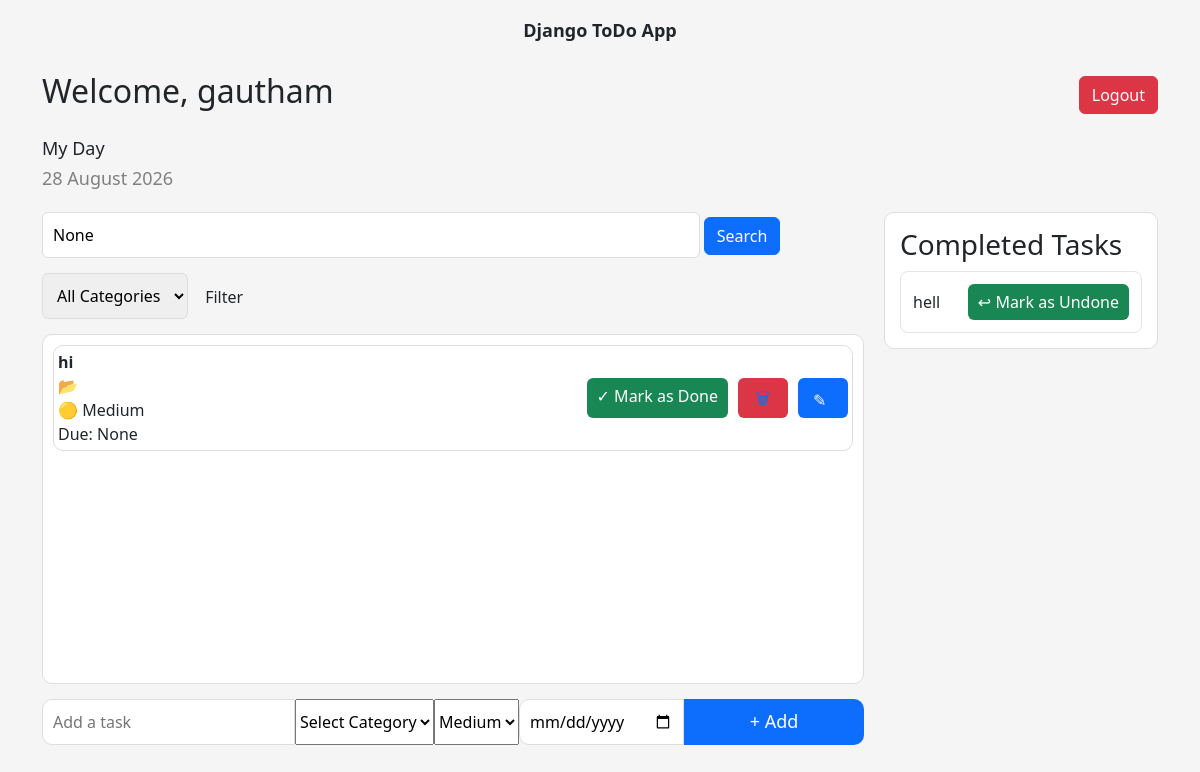
The app's page / (signed in), older data.
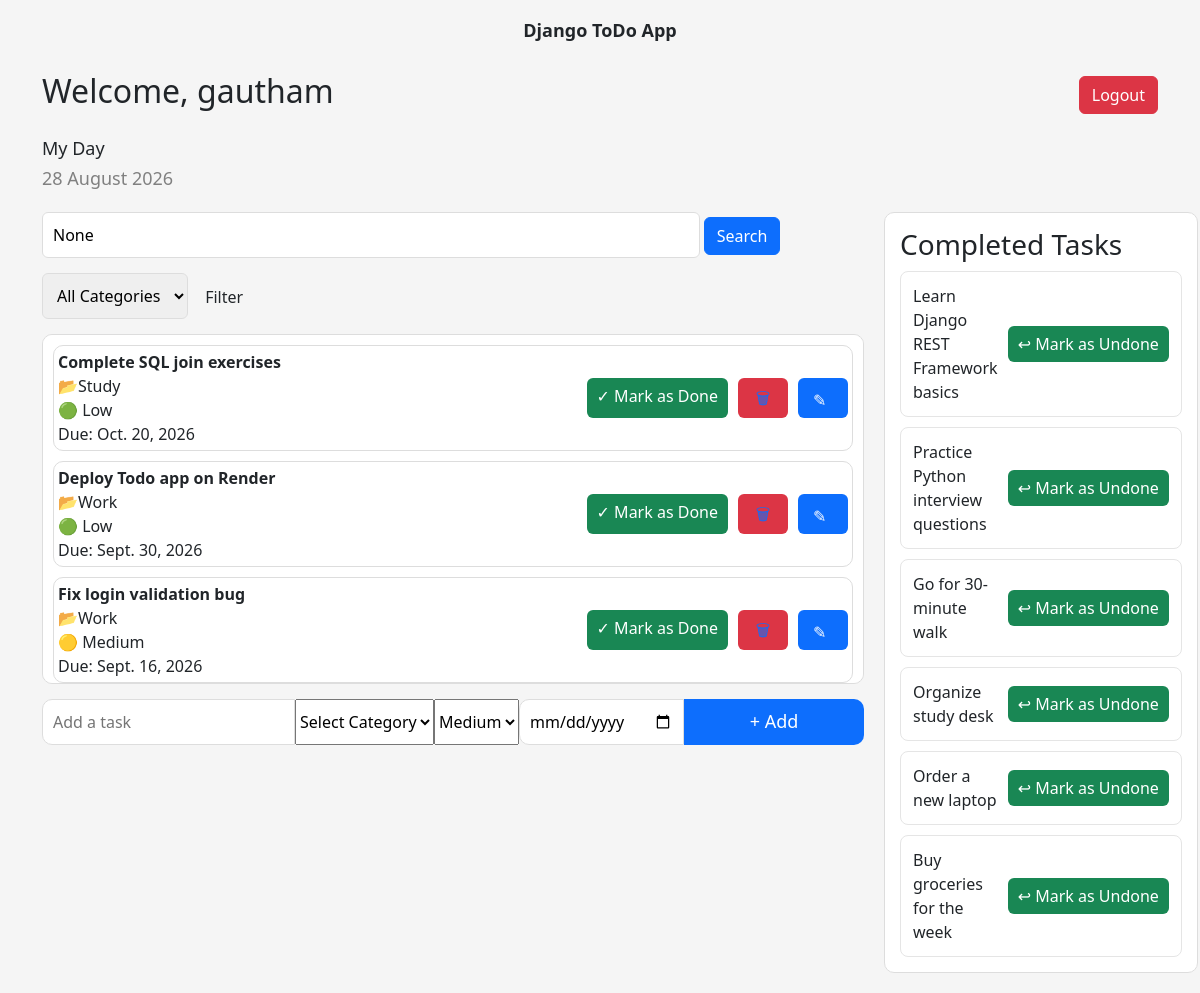
The same page, newer data.
### todo/models.py (models this page shows, shortened)
class Task(models.Model):
    PRIORITY_CHOICES = [
        ('High', 'High'),
        ('Medium', 'Medium'),
        ('Low', 'Low'),
    ]
    user = models.ForeignKey(
        User,
        on_delete=models.CASCADE,
        null=True
    )
    task = models.CharField(max_length=200)
    category = models.ForeignKey(
        Category,
        on_delete=models.SET_NULL,
        null=True,
        blank=True
    )
    priority = models.CharField(
        max_length=10,
        choices=PRIORITY_CHOICES,
        default='Medium'
    )
    due_date = models.DateField(
        null=True,
        blank=True
    )
    is_completed = models.BooleanField(default=False)
    created_at = models.DateTimeField(
        auto_now_add=True
    )
    updated_at = models.DateTimeField(
        auto_now=True
    )

class Category(models.Model):
    name = models.CharField(max_length=100)

### todo_main/views.py (the view)
# urls.py: 2. Add a URL to urlpatterns:  path('', views.home, name='home')
@login_required
def home(request):
    query = request.GET.get('q')
    category = request.GET.get('category')
    tasks = Task.objects.filter(
        user=request.user,
        is_completed=False
    ).order_by('-updated_at')
    completed_tasks = Task.objects.filter(
        user=request.user,
        is_completed=True
    )
    if query:
        tasks = tasks.filter(task__icontains=query)
        completed_tasks = completed_tasks.filter(
            task__icontains=query
        )
    if category:
        tasks = tasks.filter(category_id=category)
        completed_tasks = completed_tasks.filter(
            category_id=category
        )
    categories = Category.objects.all()
    context = {
        'tasks': tasks,
        'completed_tasks': completed_tasks,
        'categories': categories,
        'query': query,
    }
    return render(request, 'home.html', context)

### templates/home.html (shortened to what this page needs)
<!DOCTYPE html>
<html lang="en">
<head>
<link href="https://cdn.jsdelivr.net/npm/bootstrap@5.3.3/dist/css/bootstrap.min.css" rel="stylesheet">
</head>
<body>
<div class="container">
    <h1 class="title">Django ToDo App</h1>
<div style="display: flex; justify-content: space-between; align-items: center; margin-bottom: 20px;">
    <h2>Welcome, {{ request.user.username }}</h2>
<form action="{% url 'logout' %}" method="post">
    <button type="submit" class="btn btn-danger">
        Logout
    </button>
</form>
</div>
    <div class="myday">
        <h2>My Day</h2>
        <p>{% now "d F Y" %}</p>
    </div>
    <div class="main-content">
        <div class="left-panel">
<form method="GET" style="margin-bottom: 15px;">
    <input type="text" name="q" value="{{ query }}" placeholder="Search Task..." style="padding: 10px; width: 80%;border: 1px solid #ddd;border-radius: 6px;">
    <button type="submit" class="btn btn-primary">Search</button>
</form>
<form method="GET" style="margin-bottom: 15px;">
<select name="category" style="padding: 10px; border: 1px solid #ddd; border-radius: 6px;">
    <option value="">All Categories</option>
</select>
<button type="submit" class="btn btn-primay">Filter</button>
</form>
            <div class="task-list">
                {% for task in tasks %}
                <div class="task-card">
                    <span>
    <strong>{{ task.task }}</strong>
    <br>
       📂{{ task.category.name}}
    <br>
    {% if task.priority == 'High' %}
        🔴 High
    {% elif task.priority == 'Medium' %}
        🟡 Medium
    {% else %}
        🟢 Low
    {% endif %}
    <br>
    Due: {{ task.due_date }}
</span>
    <div class="task-actions">
       <a class="done" href="{% url 'mark_as_done' task.id %}">✓ Mark as Done</a>
        <a class="delete" href="{% url 'delete_task' task.id %}" a>🗑</a>
        <a class="edit" href="{% url 'edit_task' task.id %}">✎</a>
    </div>
</div>
{% endfor %}
            </div>
           <form method="POST" action="{% url 'addTask' %}" class="add-task">
          <input type="text" name="task" placeholder="Add a task" required>
<select name="category" required>
    <option value="">Select Category</option>
</select>
    <select name="priority">
        <option value="Medium" selected>Medium</option>
    </select>
    <input type="date" name="due_date" required>
    <button type="submit">+ Add</button>
</form>
        </div>
        <div class="right-panel">
            <div class="completed-box">
                <h3>Completed Tasks</h3>
                 {% for task in completed_tasks %}
<div class="completed-item">
    <span>{{ task.task }}</span>
    <a class="done"
       href="{% url 'mark_as_undone' task.id %}">
        ↩ Mark as Undone
    </a>
</div>
{% endfor %}
 </div>
        </div>
        </div>
    </div>
</body>
</html>

### templates/home.html (style rules this page uses)
* { margin:0; padding:0; box-sizing:border-box; font-family:Segoe UI, sans-serif; }
body { background:#f5f5f5; }
.container { width: 95%; max-width: 1400px; margin: 20px auto; }
.title { text-align:center; font-size:18px; font-weight:600; margin-bottom:30px; }
.myday h2 { font-size:18px; margin-bottom:5px; }
.myday p { color:gray; font-size:18px; }
.main-content { display:flex; gap:20px; margin-top:20px; }
.left-panel { flex:1.5; }
.right-panel { flex:1.2; }
.task-list { height:350px; overflow-y:auto; background:white; border:1px solid #ddd; border-radius:10px; padding:10px; }
.task-card { background:white; border:1px solid #ddd; border-radius:10px; padding:4px; display:flex; justify-content:space-between; align-items:center; margin-bottom:10px; }
.task-actions { display:flex; gap:10px; flex-shrink: 0s; }
.done { background: #198754; color: white; padding: 6px 10px; border-radius: 6px; text-decoration: none; white-space: nowrap; }
.delete { background:#dc3545; width: 50px; height: 40px; display: flex; justify-content: center; align-items: center; padding: 10px 15px; text-decoration: none; border-radius: 6px; }
.edit { background:#0d6efd; color: white; justify-content: center; align-items: center; width: 50px; height: 40px; padding: 10px 15px; text-decoration: none; border-radius: 6px; }
.completed-box { background:white; border:1px solid #ddd; border-radius:10px; padding:15px; }
.completed-item { border:1px solid #e5e5e5; border-radius:8px; padding:12px; margin-top:10px; display:flex; justify-content:space-between; align-items:center; gap:10px; }
.add-task { display:flex; margin-top:15px; }
.add-task input { flex:1; padding:10px; border:1px solid #ddd; border-radius:10px 0 0 10px; outline:none; }
.add-task button { width:180px; background:#0d6efd; color:white; border:none; border-radius:0 10px 10px 0; font-size:18px; }

Row changes from the older to the newer data that the page shows:
removed Task: task "hi", priority "🟡 Medium", due_date "None", shown under "My Day"
removed Task: task "hell", shown under "Completed Tasks"
added Task: task "Complete SQL join exercises", category.name "Study", priority "🟢 Low", due_date "Oct. 20, 2026", shown under "My Day"
added Task: task "Deploy Todo app on Render", category.name "Work", priority "🟢 Low", due_date "Sept. 30, 2026", shown under "My Day"
added Task: task "Fix login validation bug", category.name "Work", priority "🟡 Medium", due_date "Sept. 16, 2026", shown under "My Day"
added Task: task "Learn Django REST Framework basics", shown under "Completed Tasks"
added Task: task "Practice Python interview questions", shown under "Completed Tasks"
added Task: task "Go for 30-minute walk", shown under "Completed Tasks"
added Task: task "Organize study desk", shown under "Completed Tasks"
added Task: task "Order a new laptop", shown under "Completed Tasks"
added Task: task "Buy groceries for the week", shown under "Completed Tasks"
